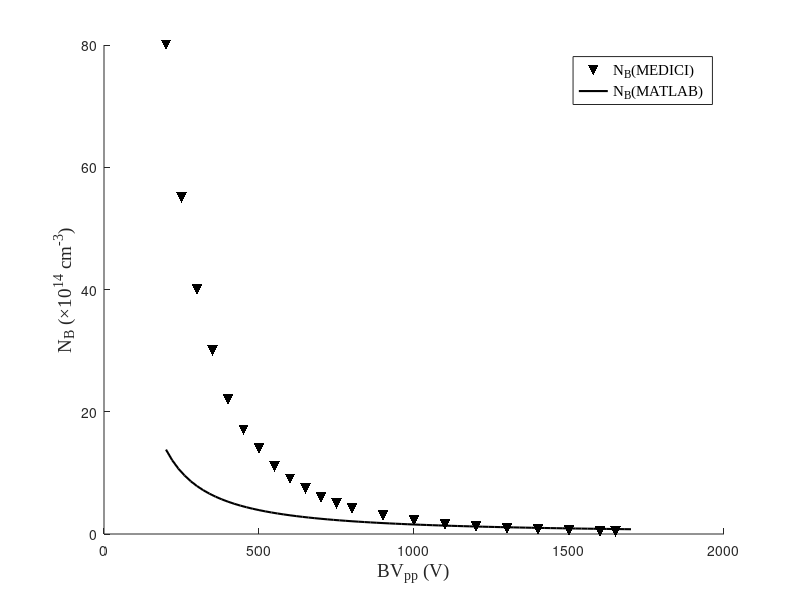
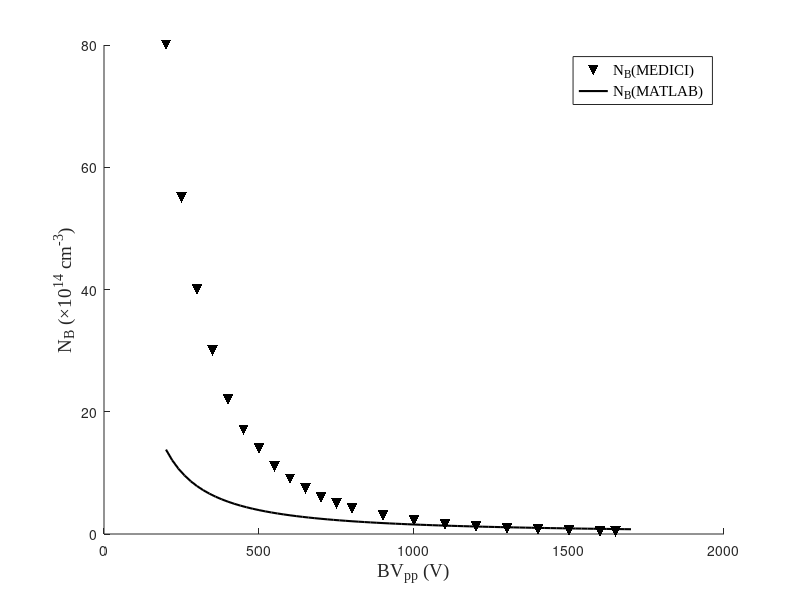

These charts were generated, in order, by the following MATLAB code:
% 绘制N-BV关系图 - 正确实现对数坐标轴
% 确保Y轴使用正确的对数刻度（logarithmic scale）

%% 常量定义
global a_n b_n a_p b_p q eps0 eps_r eps_s;
a_n = 7.03e5;        % cm^-1
b_n = 1.231e6;       % V/cm
a_p = 1.582e6;       % cm^-1
b_p = 2.036e6;       % V/cm
q = 1.602e-19;       % C
eps0 = 8.854e-14;    % F/cm
eps_r = 11.7;
eps_s = eps0 * eps_r;

%% 计算电子电离系数
function an = alpha_n(E)
global a_n b_n;
    E = max(E, 1e-12);
    an = a_n * exp(-b_n ./ E);
end

%% 计算空穴电离系数
function ap = alpha_p(E)
global a_p b_p;
    E = max(E, 1e-12);
    ap = a_p * exp(-b_p ./ E);
end

%% 计算电离积分
function I = ionization_integral_for_W(W_cm, BV, grid_points)
    x = linspace(0, W_cm, grid_points)';
    E = 2.0 * BV * (W_cm - x) / (W_cm^2);
    an = alpha_n(E);
    an = an(:);
    diff = an - alpha_p(E);
    diff = diff(:);
    S = cumtrapz(x, diff);
    S = S(:);
    if length(S) < length(x)
        S = [0; S];
    end
    S = S(1:length(an));
    integrand = an .* exp(-S);
    I = trapz(x, integrand);
end

%% 求解给定BV下的W
function W = solve_W_for_BV(BV, Wmin_cm, Wmax_cm, grid_points)
    f = @(W) ionization_integral_for_W(W, BV, grid_points) - 1.0;
    W = fzero(f, [Wmin_cm, Wmax_cm]);
end

%% 计算所有BV对应的W和N
function [BV, W_cm, N] = compute_all(BV_list, grid_points)
global eps_s q;
    W_solutions = [];
    N_solutions = [];
    
    for i = 1:length(BV_list)
        current_BV = BV_list(i);
        W_fulop_um = 0.0257 * (current_BV^(7.0/6.0));
        W_guess_cm = W_fulop_um * 1e-4;
        Wmin = max(1e-6, W_guess_cm * 0.2);
        Wmax = max(Wmin*10, W_guess_cm * 4.0);
        
        try
            W = solve_W_for_BV(current_BV, Wmin, Wmax, grid_points);
        catch
            W = solve_W_for_BV(current_BV, Wmin*0.05, Wmax*20, grid_points);
        end
        
        N_val = 2.0 * eps_s * current_BV / (q * W^2);
        W_solutions = [W_solutions, W];
        N_solutions = [N_solutions, N_val];
    end
    
    BV = BV_list;
    W_cm = W_solutions;
    N = N_solutions;
end

%% 计算200-1700V范围内的数据
fprintf('计算BV范围200-1700V的数据...\n');
grid_points = 20000;
BV_list = linspace(200, 1700, 76);

[BV_matlab, W_cm, N] = compute_all(BV_list, grid_points);
N_matlab = N / 1e14;  % 转换为×10^14 cm^-3

%% 模拟Medici仿真数据
BV_medici = [200, 250, 300, 350, 400, 450, 500, 550, 600, 650, 700, 750, 800, 900, 1000, 1100, 1200, 1300, 1400, 1500, 1600, 1650];
N_medici = [80, 55, 40, 30, 22, 17, 14, 11, 9, 7.5, 6, 5, 4.2, 3, 2.2, 1.6, 1.2, 0.9, 0.7, 0.55, 0.45, 0.4];

%% 创建图形 - 正确实现对数坐标轴
figure('Position', [100, 100, 800, 600], 'Color', 'white');

% 创建坐标轴并设置Y轴为对数坐标
ax = axes('Parent', gcf);
set(ax, 'YScale', 'log');
set(ax, 'Box', 'on');
set(ax, 'XGrid', 'off');
set(ax, 'YGrid', 'off');
set(ax, 'LineWidth', 1);
set(ax, 'FontSize', 12);
set(ax, 'FontName', 'Times New Roman');

% 设置对数坐标轴的刻度
set(ax, 'YTick', [0.1, 1, 10, 100, 1000]);
set(ax, 'YTickLabel', {'0.1', '1', '10', '100', '1000'});

% 设置坐标轴范围
set(ax, 'XLim', [200, 1700]);
set(ax, 'YLim', [0.1, 200]);

% Medici仿真数据 - 倒三角散点（黑色）
scatter(BV_medici, N_medici, 60, 'k', 'v', 'filled', 'DisplayName', 'N_B(MEDICI)');
hold on;

% MATLAB计算结果 - 黑色连续曲线
plot(BV_matlab, N_matlab, 'k-', 'LineWidth', 1.5, 'DisplayName', 'N_B(MATLAB)');

hold off;

% 设置坐标轴标签
xlabel('BV_{pp} (V)', 'FontSize', 14, 'FontName', 'Times New Roman');
ylabel('N_B (×10^{14} cm^{-3})', 'FontSize', 14, 'FontName', 'Times New Roman');

% 设置图例
legend('Location', 'northeast', 'FontSize', 11, 'FontName', 'Times New Roman');

%% 验证对数坐标轴
fprintf('\n对数坐标轴验证:\n');
fprintf('Y轴刻度: [0.1, 1, 10, 100, 1000]\n');
fprintf('数据点范围: N_min=%.4f, N_max=%.4f\n', min(min(N_matlab), min(N_medici)), max(max(N_matlab), max(N_medici)));

%% 保存图片
plot_dir = 'd:\micro_courseDesign\plot';
if ~exist(plot_dir, 'dir')
    mkdir(plot_dir);
end

% 保存为PNG (高分辨率)
print(gcf, fullfile(plot_dir, 'N_BV.png'), '-dpng', '-r300');
% 保存为JPG
print(gcf, fullfile(plot_dir, 'N_BV.jpg'), '-djpeg', '-r300');

fprintf('\n图片已保存到: %s\n', plot_dir);
fprintf('  - N_BV.png\n');
fprintf('  - N_BV.jpg\n');
fprintf('计算范围: %d-%dV，共%d个数据点\n', min(BV_matlab), max(BV_matlab), length(BV_matlab));
